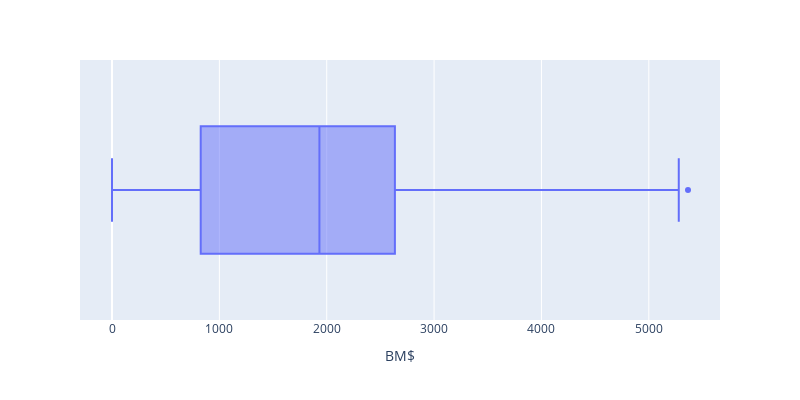

This figure's notebook cell:
### Markdown cell above
### What is the Box-Plot status of BM $ in the data ?

### Code cell
px.box(data_frame=df,x='BM$', width=800, height=400)

### Figure 1 — Plotly figure (JSON) as saved in the notebook; plotly's stock layout.template omitted (floating-point values rounded to 4 significant figures; data arrays with more than 128 entries replaced by an {"elided": "..."} marker saying what was removed)
{"data": [{"alignmentgroup": "True", "hovertemplate": "BM$=%{x}<extra></extra>", "legendgroup": "", "marker": {"color": "#636efa"}, "name": "", "notched": false, "offsetgroup": "", "orientation": "h", "showlegend": false, "type": "box", "x": {"elided": "13515 int values"}, "x0": " ", "xaxis": "x", "y0": " ", "yaxis": "y"}], "layout": {"boxmode": "group", "height": 400, "legend": {"tracegroupgap": 0}, "margin": {"t": 60}, "width": 800, "xaxis": {"anchor": "y", "domain": [0, 1], "title": {"text": "BM$"}}, "yaxis": {"anchor": "x", "domain": [0, 1]}}}
